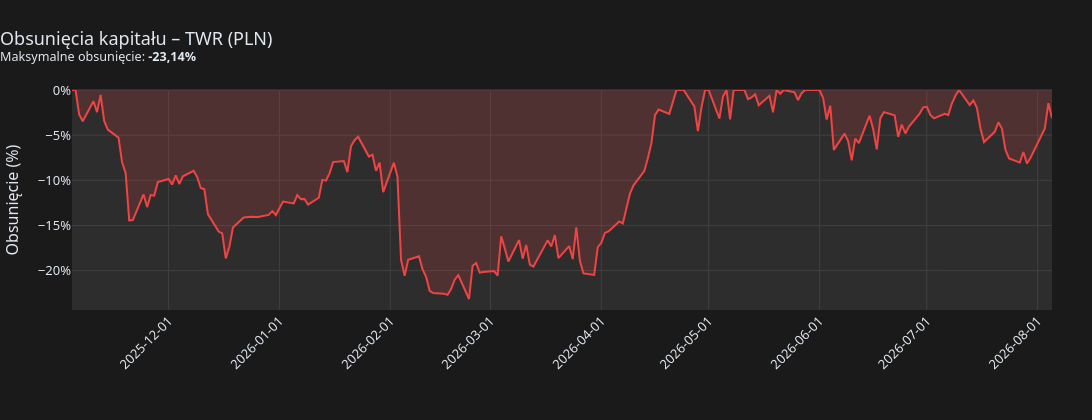
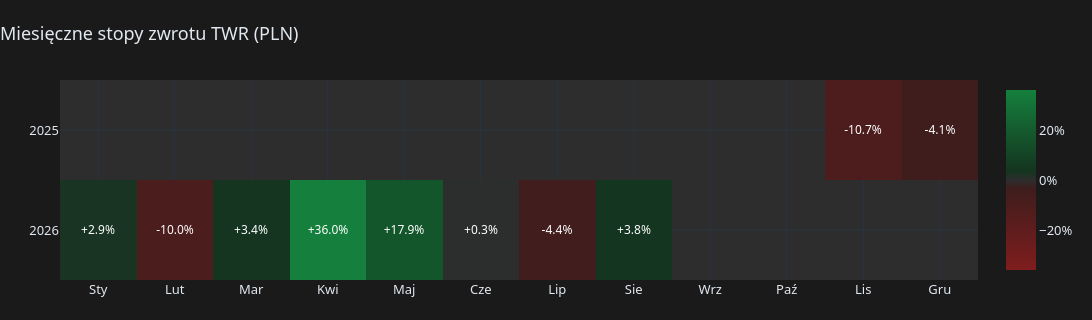
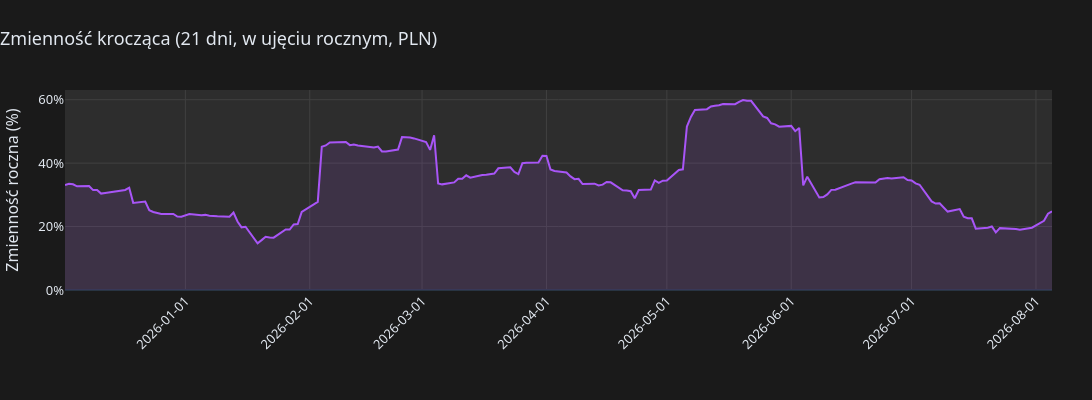

Here is the notebook cell these charts were saved with, in order:
### Markdown cell above
## Ryzyko (na bazie dziennych stóp TWR)

### Code cell
risk = compute_risk_stats(twr_returns)

risk_table = pd.DataFrame(
    [
        ("Zmienność (roczna)", f"{risk.volatility_annual:.2%}"),
        ("Współczynnik Sharpe'a", f"{risk.sharpe:.2f}"),
        ("Współczynnik Sortino", f"{risk.sortino:.2f}"),
        ("Maks. obsunięcie", f"{risk.max_drawdown:.2%}"),
        ("Okres maks. obsunięcia", f"{risk.max_drawdown_start} → {risk.max_drawdown_end}"),
        ("Calmar", f"{risk.calmar:.2f}" if risk.calmar is not None else "—"),
        ("VaR 95% (dzienny)", f"{risk.var_95_daily:.2%}"),
        ("Najlepszy / najgorszy dzień", f"{risk.best_day:+.2%} / {risk.worst_day:+.2%}"),
        (
            "Najlepszy / najgorszy miesiąc",
            f"{risk.best_month:+.2%} / {risk.worst_month:+.2%}"
            if risk.best_month is not None
            else "—",
        ),
        (
            "Miesiące na plusie",
            f"{risk.positive_months_pct:.0%}" if risk.positive_months_pct is not None else "—",
        ),
    ],
    columns=["Metryka", "Wartość"],
)
display(risk_table)

plot_drawdown(twr_returns, REPORT_CURRENCY).show(config=PLOTLY_SHOW_CONFIG)
plot_monthly_returns_heatmap(twr_returns, REPORT_CURRENCY).show(config=PLOTLY_SHOW_CONFIG)
plot_rolling_volatility(twr_returns, currency=REPORT_CURRENCY).show(config=PLOTLY_SHOW_CONFIG)

### Figure 1 — Plotly figure (JSON) as saved in the notebook; plotly's stock layout.template omitted (floating-point values rounded to 4 significant figures; data arrays with more than 128 entries replaced by an {"elided": "..."} marker saying what was removed)
{"data": [{"fill": "tozeroy", "fillcolor": "rgba(239, 68, 68, 0.18)", "hovertemplate": "%{x|%Y-%m-%d}<br><b>%{y:.2f}%</b><extra></extra>", "line": {"color": "#ef4444", "width": 2}, "mode": "lines", "name": "Obsunięcie", "type": "scatter", "x": {"elided": "195 str values"}, "y": {"elided": "195 float values"}}], "layout": {"font": {"color": "#e2e8f0", "family": "Segoe UI, Arial, sans-serif", "size": 13}, "height": 420, "hovermode": "x unified", "legend": {"bgcolor": "rgba(0,0,0,0)", "font": {"size": 12}, "orientation": "h", "x": 0.5, "xanchor": "center", "y": -0.22, "yanchor": "top"}, "margin": {"b": 110, "l": 60, "r": 40, "t": 90}, "paper_bgcolor": "#1a1a1a", "plot_bgcolor": "#2d2d2d", "showlegend": false, "title": {"text": "Obsunięcia kapitału – TWR (PLN)<br><sup>Maksymalne obsunięcie: <b>-23,14%</b></sup>", "x": 0}, "width": 1100, "xaxis": {"gridcolor": "#404040", "nticks": 12, "showgrid": true, "tickangle": -45, "tickformat": "%Y-%m-%d"}, "yaxis": {"gridcolor": "#404040", "showgrid": true, "ticksuffix": "%", "title": {"text": "Obsunięcie (%)"}}}}

### Figure 2 — Plotly figure (JSON) as saved in the notebook; plotly's stock layout.template omitted (floating-point values rounded to 4 significant figures)
{"data": [{"colorbar": {"ticksuffix": "%"}, "colorscale": [[0, "#7f1d1d"], [0.45, "#3f1d1d"], [0.5, "#2d2d2d"], [0.55, "#14351f"], [1, "#15803d"]], "hovertemplate": "%{y} %{x}<br><b>%{z:+.2f}%</b><extra></extra>", "text": [["", "", "", "", "", "", "", "", "", "", "-10.7%", "-4.1%"], ["+2.9%", "-10.0%", "+3.4%", "+36.0%", "+17.9%", "+0.3%", "-4.4%", "+3.8%", "", "", "", ""]], "textfont": {"size": 12}, "texttemplate": "%{text}", "type": "heatmap", "x": ["Sty", "Lut", "Mar", "Kwi", "Maj", "Cze", "Lip", "Sie", "Wrz", "Paź", "Lis", "Gru"], "y": ["2025", "2026"], "z": [[NaN, NaN, NaN, NaN, NaN, NaN, NaN, NaN, NaN, NaN, -10.68, -4.058], [2.947, -9.984, 3.439, 36.04, 17.95, 0.3304, -4.397, 3.811, NaN, NaN, NaN, NaN]], "zmax": 36.04, "zmin": -36.04}], "layout": {"font": {"color": "#e2e8f0", "family": "Segoe UI, Arial, sans-serif", "size": 13}, "height": 320, "hovermode": "x unified", "legend": {"bgcolor": "rgba(0,0,0,0)", "font": {"size": 12}, "orientation": "h", "x": 0.5, "xanchor": "center", "y": -0.22, "yanchor": "top"}, "margin": {"b": 40, "l": 60, "r": 40, "t": 80}, "paper_bgcolor": "#1a1a1a", "plot_bgcolor": "#2d2d2d", "title": {"text": "Miesięczne stopy zwrotu TWR (PLN)", "x": 0}, "width": 1100, "yaxis": {"autorange": "reversed"}}}

### Figure 3 — Plotly figure (JSON) as saved in the notebook; plotly's stock layout.template omitted (floating-point values rounded to 4 significant figures; data arrays with more than 128 entries replaced by an {"elided": "..."} marker saying what was removed)
{"data": [{"fill": "tozeroy", "fillcolor": "rgba(168, 85, 247, 0.12)", "hovertemplate": "%{x|%Y-%m-%d}<br><b>%{y:.1f}%</b><extra></extra>", "line": {"color": "#a855f7", "width": 2}, "mode": "lines", "name": "Zmienność", "type": "scatter", "x": {"elided": "175 str values"}, "y": {"elided": "175 float values"}}], "layout": {"font": {"color": "#e2e8f0", "family": "Segoe UI, Arial, sans-serif", "size": 13}, "height": 400, "hovermode": "x unified", "legend": {"bgcolor": "rgba(0,0,0,0)", "font": {"size": 12}, "orientation": "h", "x": 0.5, "xanchor": "center", "y": -0.22, "yanchor": "top"}, "margin": {"b": 110, "l": 60, "r": 40, "t": 90}, "paper_bgcolor": "#1a1a1a", "plot_bgcolor": "#2d2d2d", "showlegend": false, "title": {"text": "Zmienność krocząca (21 dni, w ujęciu rocznym, PLN)", "x": 0}, "width": 1100, "xaxis": {"gridcolor": "#404040", "nticks": 12, "showgrid": true, "tickangle": -45, "tickformat": "%Y-%m-%d"}, "yaxis": {"gridcolor": "#404040", "showgrid": true, "ticksuffix": "%", "title": {"text": "Zmienność roczna (%)"}}}}
